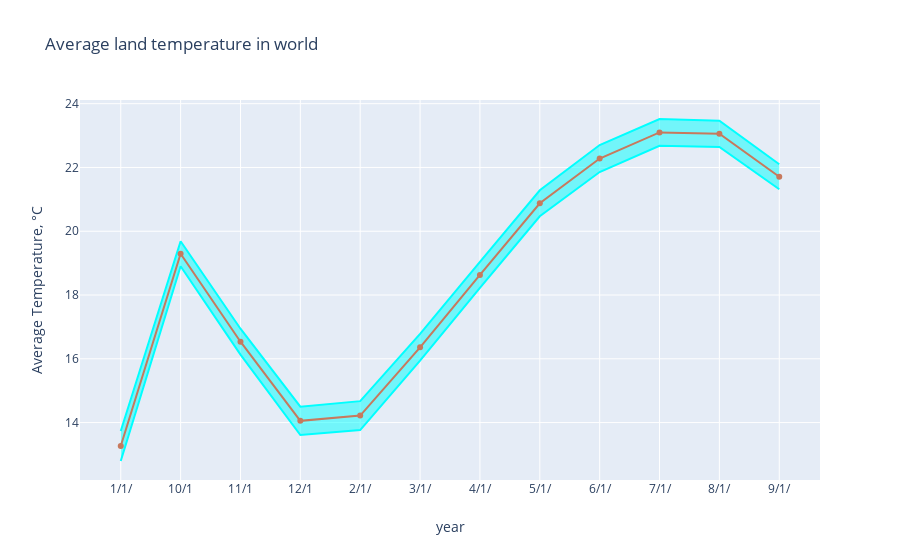

Notebook code cell kept with this figure:
### Code cell
#global_temp = pd.read_csv("data/GlobalTemperatures.csv")

#Extract the year from a date
years = np.unique(global_temp_country['dt'].apply(lambda x: x[:4]))
mean_temp_world = []
mean_temp_world_uncertainty = []

for year in years:
    mean_temp_world.append(global_temp_country[global_temp_country['dt'].apply(
        lambda x: x[:4]) == year]['AverageTemperature'].mean())
    mean_temp_world_uncertainty.append(global_temp_country[global_temp_country['dt'].apply(
                lambda x: x[:4]) == year]['AverageTemperatureUncertainty'].mean())

trace0 = go.Scatter(
    x = years, 
    y = np.array(mean_temp_world) + np.array(mean_temp_world_uncertainty),
    fill= None,
    mode='lines',
    name='Uncertainty top',
    line=dict(
        color='rgb(0, 255, 255)',
    )
)
trace1 = go.Scatter(
    x = years, 
    y = np.array(mean_temp_world) - np.array(mean_temp_world_uncertainty),
    fill='tonexty',
    mode='lines',
    name='Uncertainty bot',
    line=dict(
        color='rgb(0, 255, 255)',
    )
    )

trace2 = go.Scatter(
    x = years, 
    y = mean_temp_world,
    name='Average Temperature',
    line=dict(
        color='rgb(199, 121, 093)',
    )
)
data = [trace0, trace1, trace2]

layout = go.Layout(
    xaxis=dict(title='year'),
    yaxis=dict(title='Average Temperature, °C'),
    title='Average land temperature in world',
    showlegend = False)
fig = go.Figure(data=data, layout=layout)
py.iplot(fig)

### Figure 1 — Plotly figure (JSON) as saved in the notebook; plotly's stock layout.template omitted (floating-point values rounded to 4 significant figures)
{"data": [{"line": {"color": "rgb(0, 255, 255)"}, "mode": "lines", "name": "Uncertainty top", "type": "scatter", "x": ["1/1/", "10/1", "11/1", "12/1", "2/1/", "3/1/", "4/1/", "5/1/", "6/1/", "7/1/", "8/1/", "9/1/"], "y": [13.73, 19.69, 16.94, 14.5, 14.67, 16.78, 19.04, 21.28, 22.7, 23.52, 23.47, 22.1]}, {"fill": "tonexty", "line": {"color": "rgb(0, 255, 255)"}, "mode": "lines", "name": "Uncertainty bot", "type": "scatter", "x": ["1/1/", "10/1", "11/1", "12/1", "2/1/", "3/1/", "4/1/", "5/1/", "6/1/", "7/1/", "8/1/", "9/1/"], "y": [12.8, 18.9, 16.13, 13.61, 13.77, 15.94, 18.22, 20.47, 21.86, 22.68, 22.65, 21.32]}, {"line": {"color": "rgb(199, 121, 093)"}, "name": "Average Temperature", "type": "scatter", "x": ["1/1/", "10/1", "11/1", "12/1", "2/1/", "3/1/", "4/1/", "5/1/", "6/1/", "7/1/", "8/1/", "9/1/"], "y": [13.26, 19.3, 16.54, 14.05, 14.22, 16.36, 18.63, 20.88, 22.28, 23.1, 23.06, 21.71]}], "layout": {"showlegend": false, "title": {"text": "Average land temperature in world"}, "xaxis": {"title": {"text": "year"}}, "yaxis": {"title": {"text": "Average Temperature, °C"}}}}
